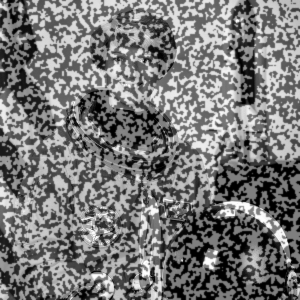
#> input picture dev/getting_started/astronaut0.png, 300 x 300 px
$ python recoverable_displacement_range_the_fix_table.py
#> lines starting #> are read from the running program, lines starting #| are printed output that depends on the picture
### src/dictk/image.py
"""Image I/O, grayscale conversion, combination, and inspection utilities."""

import base64
import importlib.resources
from pathlib import Path
from typing import NamedTuple

import imageio.v3 as iio
import numpy as np
from scipy.interpolate import RegularGridInterpolator
from scipy.ndimage import zoom


class PixelCoordinate(NamedTuple):
    """A pixel location in an image's reference frame.

    Attributes:
        x: Horizontal pixel coordinate, increasing left to right.
        y: Vertical pixel coordinate, increasing top to bottom.
    """

    x: int
    y: int


class SubpixelCoordinate(NamedTuple):
    """A sub-pixel location in an image's reference frame.

    Same reference frame as [`PixelCoordinate`](#PixelCoordinate), but
    `x`/`y` are `float`, not `int` -- returned by
    [`dictk.translation.locate_subpixel`](./translation.html#locate_subpixel)
    and [`dictk.grid.locate_subpixel`](./grid.html#locate_subpixel),
    which recover a fractional position via subpixel refinement.
    `PixelCoordinate`'s own `int` fields would silently truncate exactly
    the value those functions exist to preserve.

    Attributes:
        x: Horizontal pixel coordinate, increasing left to right.
        y: Vertical pixel coordinate, increasing top to bottom.
    """

    x: float
    y: float


def subimage(
    *, image: np.ndarray, origin: PixelCoordinate, width: int, height: int
) -> np.ndarray:
    """Extract a width x height crop of `image` with its top-left corner at `origin`.

    `origin` is expressed in `image`'s own pixel reference frame (`image`'s
    top-left corner is `(0, 0)`) and may lie partially or entirely outside
    `image`'s bounds. Wherever the requested region doesn't overlap
    `image`, the corresponding output pixels are zero (black) rather than
    raising an error — so a subimage straddling an edge, or lying
    completely outside `image`, is always a valid, well-shaped result.

    Args:
        image: Source 2D grayscale image array.
        origin: Top-left corner of the region to extract, in `image`'s
            pixel reference frame.
        width: Width of the extracted region in pixels. Must be >= 1.
        height: Height of the extracted region in pixels. Must be >= 1.

    Returns:
        A 2D array of shape (height, width), same dtype as `image`.

    Raises:
        ValueError: If `image` is not 2D, or width or height is less than 1.
    """
    if image.ndim != 2:
        raise ValueError(f"image must be 2D, got shape {image.shape}")
    if width < 1:
        raise ValueError(f"width {width} must be >= 1")
    if height < 1:
        raise ValueError(f"height {height} must be >= 1")

    image_height, image_width = image.shape
    result = np.zeros((height, width), dtype=image.dtype)

    src_x_start = max(origin.x, 0)
    src_y_start = max(origin.y, 0)
    src_x_end = min(origin.x + width, image_width)
    src_y_end = min(origin.y + height, image_height)

    if src_x_start >= src_x_end or src_y_start >= src_y_end:
        return result  # requested region doesn't overlap image at all

    dst_x_start = src_x_start - origin.x
    dst_y_start = src_y_start - origin.y
    dst_x_end = dst_x_start + (src_x_end - src_x_start)
    dst_y_end = dst_y_start + (src_y_end - src_y_start)

    result[dst_y_start:dst_y_end, dst_x_start:dst_x_end] = image[
        src_y_start:src_y_end, src_x_start:src_x_end
    ]
    return result


# [183 lines left out: functions checkerboard, astronaut, is_rgba, rgba_to_gray, combine, brightness and 1 more, not called in this run]


def _backward_map(
    arr: np.ndarray, xs_source: np.ndarray, ys_source: np.ndarray
) -> np.ndarray:
    """Sample `arr` via bilinear interpolation at (xs_source, ys_source).

    Shared by geometric-transform functions (`stretch`, `translate`, ...):
    each computes where every output pixel's source coordinate falls under
    its own inverse transform, then hands the resulting coordinate grids
    here to do the actual sampling. Coordinates outside `arr`'s bounds are
    filled with black (0).

    Args:
        arr: A 2D grayscale image array.
        xs_source: Source x-coordinate for each output pixel, shape (height, width).
        ys_source: Source y-coordinate for each output pixel, shape (height, width).

    Returns:
        A 2D uint8 array, same shape as `arr`.
    """
    height, width = arr.shape
    interpolator = RegularGridInterpolator(
        points=(np.arange(height), np.arange(width)),
        values=arr.astype(np.float64),
        method="linear",
        bounds_error=False,
        fill_value=0.0,
    )
    points = np.stack((ys_source.ravel(), xs_source.ravel()), axis=1)
    deformed = interpolator(points).reshape(arr.shape)
    return np.clip(deformed, 0, 255).astype(np.uint8)


# [42 lines left out: function stretch, not called in this run]


def translate(*, arr: np.ndarray, dx: float = 0.0, dy: float = 0.0) -> np.ndarray:
    """Apply a rigid-body translation: every pixel shifts by (dx, dy).

    A pure displacement, with no change in shape or size — the simplest
    transformation category. Uses the same backward-mapping approach as
    `stretch`, so non-integer displacements are handled with bilinear
    interpolation rather than rounding. Content shifted in from outside
    the original bounds is filled with black (fill value 0).

    Args:
        arr: A 2D grayscale image array.
        dx: Displacement in pixels along the x-axis; positive moves
            content right.
        dy: Displacement in pixels along the y-axis; positive moves
            content down.

    Returns:
        A 2D uint8 array, same shape as `arr`.
    """
    height, width = arr.shape
    xs, ys = np.meshgrid(np.arange(width), np.arange(height))

    # Backward mapping: the source of output pixel (x, y) is (x - dx, y - dy).
    xs_source = xs - dx
    ys_source = ys - dy

    return _backward_map(arr, xs_source, ys_source)


# [171 lines left out: functions rotate, shear, complex_deform, crack_dislocation, not called in this run]


def read(*, path: Path) -> np.ndarray:
    """Read an image file into a NumPy array.

    Args:
        path: Path to the image file.

    Returns:
        The image as a NumPy array.
    """
#> called with path = 'astronaut0.png'
    return iio.imread(path)
#> returned value is the input picture: shape (300, 300); min 0, max 255, mean 120.2


# [72 lines left out: functions write_svg, write, describe, not called in this run]

### src/dictk/translation.py
"""Point translation tracking between a reference and current image."""

import numpy as np
from skimage.registration import phase_cross_correlation

from dictk.correlation import WindowingMethod, _kernel_pad, _window
from dictk.image import PixelCoordinate, SubpixelCoordinate, subimage


def locate(
    *,
    reference_image: np.ndarray,
    current_image: np.ndarray,
    reference_point: PixelCoordinate,
    search_center: PixelCoordinate,
    kernel_margin_width: int,
    kernel_margin_height: int,
    search_margin_width: int,
    search_margin_height: int,
    windowing: WindowingMethod | None = None,
) -> PixelCoordinate:
    """Given a `reference_point` expressed in the `reference_image`
    frame, find its position expressed in the `current_image` frame.

    `reference_point` is a fixed, already-known point in `reference_image`.
    Where that same physical point ends up in `current_image` is exactly
    what this function finds — it is *not* an input, it's the return
    value. `search_center` is a different thing: just where to center the
    search area in `current_image`, i.e., a guess of roughly where to
    look. It doesn't need to be exact — only close enough that the true
    (unknown) position falls within the search area — and if no better
    guess is available, passing `reference_point` again is a reasonable
    default.

    Concretely: extracts a rectangular kernel (also called a subset,
    filter, or convolution matrix; `2 * kernel_margin_width` wide,
    `2 * kernel_margin_height` tall) from `reference_image` centered at
    `reference_point`, and a rectangular search area (also called a
    search window, scanning zone, or area of interest (AOI);
    `2 * search_margin_width` wide, `2 * search_margin_height` tall)
    from `current_image` centered at `search_center`, then locates the
    kernel within the search area via FFT-based phase cross-correlation
    (`skimage.registration.phase_cross_correlation`). The kernel always
    comes from `reference_image`; the search area always comes from
    `current_image`. Integer-pixel precision only; subpixel refinement is
    out of scope for now.

    The true position can be anywhere within `search_margin_width`/
    `search_margin_height` of `search_center` in every direction and
    still be found correctly -- the recoverable range is symmetric,
    bounded only by the search margins themselves, not by
    `kernel_margin_width`/`kernel_margin_height`. See [Recoverable
    Displacement Range](../getting_started/recoverable_displacement_range.html)
    for why that's worth stating explicitly: an earlier version of this
    function had a real, silent bug here -- it recovered a displacement
    in the negative direction up to the full search margin, but capped
    at exactly the kernel margin in the positive direction, past which it
    returned a confidently wrong position instead of failing visibly.

    Args:
        reference_image: The reference (undeformed) 2D grayscale image.
        current_image: The current (deformed) 2D grayscale image.
        reference_point: The point's fixed, known position, in
            `reference_image`'s pixel reference frame.
        search_center: Where to center the search area, in
            `current_image`'s pixel reference frame — a guess of roughly
            where `reference_point` ended up, not the answer itself.
        kernel_margin_width: Half the kernel's width, in pixels. Must
            be >= 1.
        kernel_margin_height: Half the kernel's height, in pixels. Must
            be >= 1.
        search_margin_width: Half the search area's width, in pixels.
            Must be greater than `kernel_margin_width`.
        search_margin_height: Half the search area's height, in pixels.
            Must be greater than `kernel_margin_height`.
        windowing: If given, both the kernel and search area are passed
            through [`dictk.correlation.window`](./correlation.html#window)
            with this method -- tapering their edges toward zero to
            reduce spectral leakage -- before padding/FFT, the same
            `windowing` parameter
            [`dictk.correlation.phase_correlation`](./correlation.html#phase_correlation)
            exposes for the surface this function doesn't return. Default
            `None` applies no windowing, matching this function's
            original behavior exactly.

    Returns:
        The point's location, in `current_image`'s pixel reference frame.

    Raises:
        ValueError: If `kernel_margin_width` or `kernel_margin_height` is
            less than 1, or either `search_margin_width`/
            `search_margin_height` is not greater than its kernel
            counterpart.
    """
    if kernel_margin_width < 1:
        raise ValueError(f"kernel_margin_width {kernel_margin_width} must be >= 1")
    if kernel_margin_height < 1:
        raise ValueError(f"kernel_margin_height {kernel_margin_height} must be >= 1")
    if search_margin_width <= kernel_margin_width:
        raise ValueError(
            f"search_margin_width {search_margin_width} must be greater than "
            f"kernel_margin_width {kernel_margin_width}"
        )
    if search_margin_height <= kernel_margin_height:
        raise ValueError(
            f"search_margin_height {search_margin_height} must be greater than "
            f"kernel_margin_height {kernel_margin_height}"
        )

    kernel_width = 2 * kernel_margin_width
    kernel_height = 2 * kernel_margin_height
    search_width = 2 * search_margin_width
    search_height = 2 * search_margin_height

    kernel_origin = PixelCoordinate(
        x=reference_point.x - kernel_margin_width,
        y=reference_point.y - kernel_margin_height,
    )
    kernel = subimage(
        image=reference_image,
        origin=kernel_origin,
        width=kernel_width,
        height=kernel_height,
    )

    search_origin = PixelCoordinate(
        x=search_center.x - search_margin_width,
        y=search_center.y - search_margin_height,
    )
    search = subimage(
        image=current_image,
        origin=search_origin,
        width=search_width,
        height=search_height,
    )

    # phase_cross_correlation requires both images the same shape; only
    # the kernel needs padding, since the search area is always larger.
    # _window optionally tapers both first -- the same shared step
    # `phase_correlation` uses -- then _kernel_pad grows kernel up to
    # search's own shape.
    #
    # centered=True matters: phase_cross_correlation's FFT-based shift is
    # only correct up to half the padded array's own size in each
    # direction (it's circular/periodic) -- past that it wraps around to
    # a confidently wrong answer instead of failing visibly. With the
    # default centered=False (kernel's content anchored at the padded
    # array's top-left corner), that safe range is asymmetric: unbounded
    # in the negative direction, but capped at exactly kernel_margin_width/
    # kernel_margin_height in the positive direction, no matter how large
    # search_margin is set. Centering kernel's content in the padded array
    # instead makes the safe range symmetric in both directions -- see
    # [Recoverable Displacement
    # Range](../getting_started/recoverable_displacement_range.html) for the
    # derivation and how this was found.
    kernel, search = _window(kernel=kernel, search=search, windowing=windowing)
    kernel_padded, pad_before_height, pad_before_width = _kernel_pad(
        kernel=kernel, shape=search.shape, centered=True
    )

    # search=reference_image, kernel_padded=moving_image, not the other
    # way around: skimage docs define `shift` as "the shift required to
    # register moving_image with reference_image", and what we actually
    # want is where the kernel's content sits within the (larger) search
    # area, so search must be reference_image and kernel_padded must be
    # moving_image. Swapping them negates the result and returns the
    # wrong location -- verified empirically, not just by this reasoning.
    #
    # normalization="phase" (skimage's own default) is used here
    # deliberately -- we do NOT follow hdic's registration.py, which uses
    # normalization=None. hdic's None came from its own pipeline running
    # a separate ZNCC-style preprocess() step before calling
    # phase_cross_correlation, specifically to avoid double-normalizing
    # on top of that. locate() has no such preprocessing step, so that
    # reasoning doesn't carry over here -- and empirically, sweeping
    # kernel/search margin ratios against a known displacement,
    # normalization="phase" matched or outperformed normalization=None,
    # not the other way around.
    #
    # What normalization actually does: the core computation is a
    # cross-power spectrum, image_product = FFT(reference) *
    # conj(FFT(moving)). normalization="phase" divides this by its own
    # magnitude at every frequency, discarding contrast/energy
    # information and keeping only phase -- the classic Kuglin-Hines
    # phase correlation, giving a sharp peak and robustness to
    # illumination differences between the two images.
    # normalization=None skips that division (plain unnormalized
    # cross-correlation), which skimage's own docs describe as less
    # robust to noise but sometimes preferable in high-noise scenarios.
    # Which is better is genuinely content-dependent, not a settled
    # default-is-always-better situation.
    shift, _error, _phasediff = phase_cross_correlation(
        reference_image=search, moving_image=kernel_padded, normalization="phase"
    )

    return PixelCoordinate(
        x=search_origin.x + int(shift[1]) + kernel_margin_width + pad_before_width,
        y=search_origin.y + int(shift[0]) + kernel_margin_height + pad_before_height,
    )


# [136 lines left out: function locate_subpixel, not called in this run]

### src/dictk/correlation.py
"""Spatial- and Fourier-domain cross-correlation criteria between a kernel and a search area."""

from enum import Enum

import numpy as np


class WindowingMethod(Enum):
    """Tapering window `window()` can apply before an FFT.

    - HANN: tapers all the way to exactly 0 at both ends.
    - HAMMING: stops short, around 0.08, trading a little residual
      discontinuity for a narrower main lobe in the transformed signal.
    """

    HANN = "hann"
    HAMMING = "hamming"


# [275 lines left out: functions window, _prepare, _safe_divide, _windows, cc, ncc and 2 more, not called in this run]


def _window(
    *,
    kernel: np.ndarray,
    search: np.ndarray,
    windowing: WindowingMethod | None,
) -> tuple[np.ndarray, np.ndarray]:
    """Optionally taper `kernel` and `search` toward zero at their own edges.

    Shared by `phase_correlation` and
    [`dictk.translation.locate`](../translation.html#locate) -- the two
    functions that compare `kernel` against `search` via an FFT-based
    technique, where windowing (if used at all) must happen before that
    comparison, not after.

    Args:
        kernel: The fixed template subimage.
        search: The larger subimage `kernel` is compared against.
        windowing: If given, both `kernel` and `search` are passed through
            `window()` with this method. `None` leaves both untouched --
            including their dtype, so a caller that never windows sees no
            incidental cast either.

    Returns:
        `(kernel, search)`, each windowed independently (or unchanged, if
        `windowing` is `None`).
    """
    if windowing is not None:
        kernel = window(arr=kernel, method=windowing)
        search = window(arr=search, method=windowing)
    return kernel, search


def _kernel_pad(
    *,
    kernel: np.ndarray,
    shape: tuple[int, int],
    centered: bool = False,
) -> tuple[np.ndarray, int, int]:
    """Zero-pad `kernel` up to `shape`.

    Only ever needs `search`'s *shape*, not `search` itself -- unlike
    `_window`, which needs the actual array to taper it, padding `kernel`
    only ever reads how big to grow it. Called on `_window`'s own output,
    when both are used together, so windowing always happens first: pad
    then window would taper the zero-padding along with `kernel`'s real
    content, not just the content itself.

    Args:
        kernel: The fixed template subimage, before padding.
        shape: The `(height, width)` to pad `kernel` up to -- typically
            `search.shape`.
        centered: If `False` (default), all padding goes after `kernel`'s
            own content, which stays anchored at the padded array's
            top-left corner -- `phase_correlation` relies on this exact
            placement for the surfaces it publishes throughout
            Correlation Visualization, so changing this default would
            silently shift every peak position already documented there.
            If `True`, padding is split before/after instead (as evenly
            as possible), centering `kernel`'s content within the padded
            array -- what `translation.locate` needs so FFT phase
            correlation recovers a displacement symmetrically in both
            directions, not just up to `kernel_margin_width`/
            `kernel_margin_height` past `search_center` in the positive
            direction. See [Recoverable Displacement
            Range](../getting_started/recoverable_displacement_range.html)
            for why.

    Returns:
        `(kernel_padded, pad_before_height, pad_before_width)` --
        `kernel_padded` is `shape`-shaped, and the padding actually added
        before `kernel`'s own content in each axis (always `(0, 0)` when
        `centered=False`) -- a caller doing its own offset arithmetic on
        `kernel_padded`'s content needs this to know where that content
        actually sits.
    """
    pad_height = shape[0] - kernel.shape[0]
    pad_width = shape[1] - kernel.shape[1]
    if centered:
        before_height, before_width = pad_height // 2, pad_width // 2
    else:
        before_height, before_width = 0, 0
    kernel_padded = np.pad(
        kernel,
        (
            (before_height, pad_height - before_height),
            (before_width, pad_width - before_width),
        ),
    )
    return kernel_padded, before_height, before_width


# [108 lines left out: function phase_correlation, not called in this run]

### dev/getting_started/recoverable_displacement_range_the_fix_table.py
"""The Fix's dx sweep table, from Recoverable Displacement Range,
rendered as raw HTML instead of markdown pipe-table syntax so the two
failing (wraparound) rows can carry a `match-false` class -- markdown
tables have no way to style an individual row.

Runs live on every book build, not from a committed snapshot.
"""

from dictk.image import PixelCoordinate, read, translate
from dictk.translation import locate

if __name__ == "__main__":
    reference_image = read(path="astronaut0.png")
    p0 = PixelCoordinate(x=150, y=150)
    kernel_margin = 30
    search_margin = 45

    print(
        "<table><thead><tr><th>dx</th><th>expected</th><th>found</th><th>match</th></tr></thead><tbody>"
    )
    for dx in [30, 40, 44, 45, 46, -44, -45]:
        current_image = translate(arr=reference_image, dx=dx, dy=0)
        expected = PixelCoordinate(x=p0.x + dx, y=p0.y)
        found = locate(
            reference_image=reference_image,
            current_image=current_image,
            reference_point=p0,
            search_center=p0,
            kernel_margin_width=kernel_margin,
            kernel_margin_height=kernel_margin,
            search_margin_width=search_margin,
            search_margin_height=search_margin,
        )
        match = found == expected
        row_class = ' class="match-false"' if not match else ""
        print(
            f"<tr{row_class}><td>{dx}</td><td>({expected.x},{expected.y})</td>"
            f"<td>({found.x},{found.y})</td><td>{match}</td></tr>"
        )
#> this loop made 7 passes
#> (shift in locate, found, match, row_class) on passes 1 to 7: ([0, 30], (180, 150), True, ''), ([0, 40], (190, 150), True, ''), ([0, 44], (194, 150), True, ''), ([0, 45], (195, 150), True, ''), ([0, -44], (106, 150), False, ' class="match-false"'), ([0, -44], (106, 150), True, ''), ([0, 45], (195, 150), False, ' class="match-false"')
#> (printed output is left out)
#> pass 1, in _backward_map, `deformed = interpolator(points).reshape(arr.shape)`:
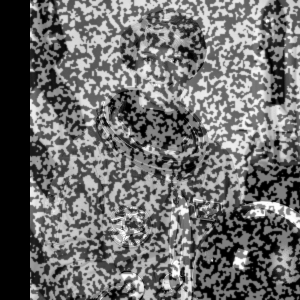
#> deformed: shape (300, 300) float64; min 0, max 255, mean 108.4
#> pass 1, in locate, `kernel = subimage( image=reference_image, origin=kernel_origin, width=..`:
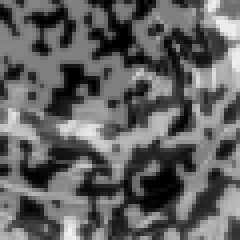
#> kernel: shape (60, 60) (shown 4 times larger); min 0, max 242, mean 97.5
#> pass 1, in locate, `search = subimage( image=current_image, origin=search_origin, width=se..`:
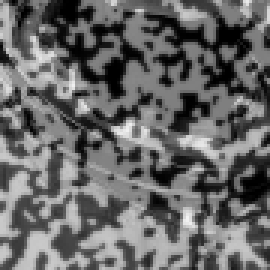
#> search: shape (90, 90) (shown 3 times larger); min 0, max 242, mean 103.1
    print("</tbody></table>")
